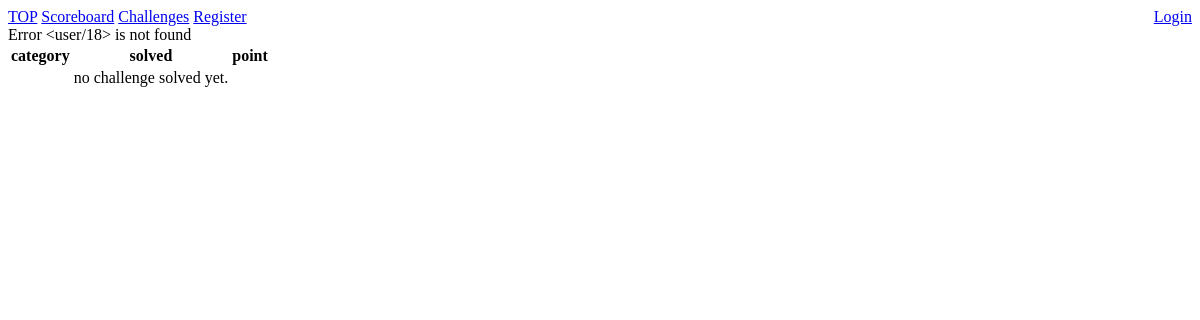
/user/18, run on an earlier commit of the app's database.
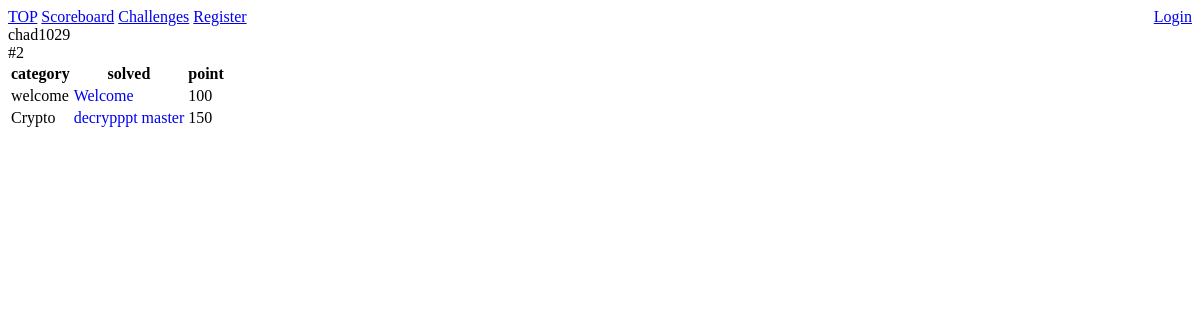
And on a later commit of the database.
### tables this page shows
CREATE TABLE "USER" (
	"id"	INTEGER,
	"username"	TEXT,
	"email"	TEXT,
	"password"	TEXT,
	"data"	BLOB,
	PRIMARY KEY("id" AUTOINCREMENT)
);

### app.py (the view)
@app.route('/user/<int:user_id>')
def view_user(user_id:int):
    check_data()
    return render_template('user.html', current_path = request.path,
                           chals= chals,
                           user = getname(user_id),
                           rank = getrank(user_id),
                            point = getpoint(user_id),
                            solved_list = getsolve(user_id))

### app.py (called while the page is built)
def check_data():
    if session.get('data') is None:
        session['data'] = {}
    if session['data'].get('point') is None:
        session['data']['point'] = 0
    if session['data'].get('correct') is None:
        session['data']['correct'] = 0
    if session['data'].get('incorrect') is None:
        session['data']['incorrect'] = 0
    if session['data'].get('solve') is None:
        session['data']['solve'] = []
    session.update()

### dataprocess.py (called while the page is built)
def getdata(id:int):
    database = sqlite3.connect("userdb.db")
    data = database.execute("select data from USER where id=?", (id,)).fetchone()
    try:
        datapack = pickle.loads(data[0])
        database.close()
        return datapack
    except:
        return None

def getname(id:int):
    database = sqlite3.connect("userdb.db")
    data = database.execute("select username from USER where id=?", (id,)).fetchone()
    try:
        username = data[0]
        database.close()
        return username
    except:
        return f"Error <user/{id}> is not found"

def getpoint(id:int):
    data = getdata(id)
    if data is None:
        return 0
    else:
        return data['point']

### templates/user.html (shortened to what this page needs)
<!DOCTYPE html>
<html class="is-large is-secondary is-dark"><head>
        {% include 'html/include.html' %}
    </head>
    <body>
        {% include 'html/navbar.html' %}
        <div class="ts-center">
            <div class="ts-header is-huge is-center-aligned is-middle-aligned is-heavy slideLeft">{{ user }}</div>
            {% if rank %}
            <div class="ts-header is-center-aligned has-top-spaced slideLeft">#{{ rank }}</div>
            {% endif %}
        </div>
        <div class="ts-container is-narrow has-vertically-padded-big">
            <table class="ts-table is-striped is-relaxed has-top-spaced-large">
                <thead>
                    <tr>
                        <th>category</th>
                        <th>solved</th>
                        <th>point</th>
                    </tr>
                </thead>
                {% if rank %}
                <tbody>
                    {% for solved in solved_list %}
                        {% set chal = chals[solved] %}
                        <tr>
                            <td>{{ chal["tag"] }}</td>
                            <td><a href = "{{ url_for('view_challenges_id', chal_id=solved) }}" style="text-decoration: none">{{ chal["name"] }}</a></td>
                            <td>{{ chal["point"] }}</td>
                        </tr>
                    {% endfor %}
                </tbody>
                {% else %}
                <tbody>
                    <tr>
                        <td></td>
                        <td>no challenge solved yet.</td>
                        <td></td>
                    </tr>
                </tbody>
                {% endif %}
            </table>
        </div>
    </body>
</html>

What changed in the data, as far as the page shows it:
added USER: username "chad1029"
Also different on the page:
{{ rank }}: (not shown) → "2"
{{ user }}: "Error <user/18> is not found" → (not shown)
text no longer shown: "no challenge solved yet."
new list line: "welcome Welcome 100"
new list line: "Crypto decrypppt master 150"
